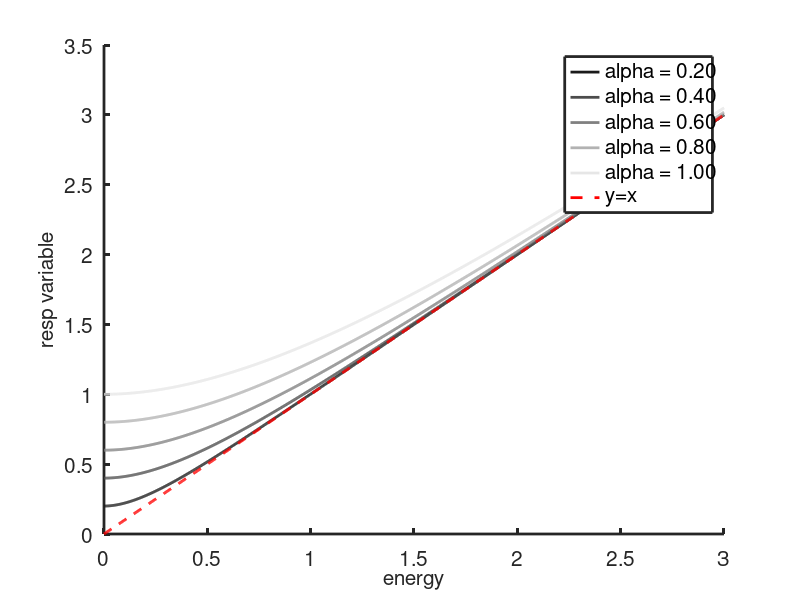

The MATLAB source for this figure:

% Wyart et al., 2021, soft threshold nonlinearity

x = linspace(0,3,1e3); % since x is energy, will always be positive
alpha_all = [20:20:100]/100;
nalpha = length(alpha_all);
legends = cell(1,nalpha);

colorProp = linspace(.1, .9, length(alpha_all));
figure, hold on
for alpha = alpha_all
    ia = find(alpha == alpha_all);
    y = x+alpha.*exp(-x/alpha); plot(x,y, '-', 'color', ones(1,3)*colorProp(ia)) % p6, right volumn
    legends{ia} = sprintf('alpha = %.2f', alpha);
end

% plot(x, 2*x, 'k-') % upper limit
plot(x, x, 'r--')   % lower limit

legends = [legends, 'y=x'];
legend(legends, 'location', 'best')

xlabel('energy')
ylabel('resp variable')

set(findall(gcf, '-property', 'FontSize'), 'FontSize',15)
set(findall(gcf, '-property', 'linewidth'), 'linewidth',2)
